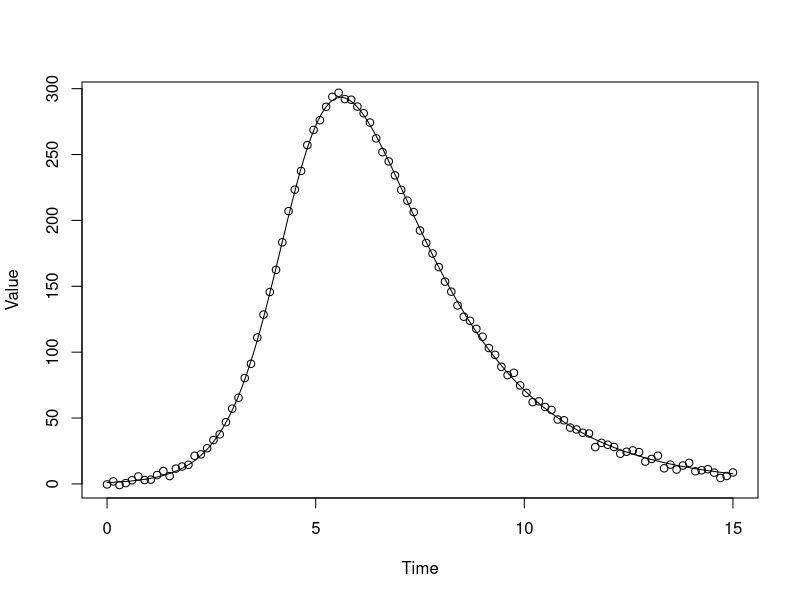

The R source for this figure:
alphaSIR<-function(x,theta)
{
  c(-theta[1]*x[1]*x[2],theta[1]*x[1]*x[2]-theta[2]*x[2])
}

odesim<-function(T,dt,x0,theta, afun)
{
  n <- T/dt
  d <- length(x0)
  x <- matrix(0,nrow=n+1,ncol=d)
  x[1,] <- x0 
  for (i in 2:(n+1)) 
  {
    x[i,] <- x[i-1,]+afun(x[i-1,],theta)*dt
  }
  x
}

outODE <- odesim(T = 15, dt=0.0025, x0=c(762,1),theta=c(exp(-6),0.5),afun=alphaSIR)

Idata <- outODE[1+(0:100)*60,2]
#Add noise!
Idata <- rnorm(101,Idata,2) #sigma=2
#Plot
plot(ts(outODE[,2],start=0,deltat=0.0025), ylab = "Value")
lines(ts(Idata,start=0,deltat=0.15),type="p")

loglikeNeg<-function(param, data, tstep, dt, init)
{
  n<-length(data)
  T<-(n-1)*dt
  incr<-dt/tstep
  out<-odesim(T, dt=tstep, x0=init, theta=exp(param), afun=alphaSIR)
  out<-out[1+(0:(n-1))*incr,2] 
  -1*sum(dnorm(data, out, 2, log=TRUE)) 
}

mle <- optim(log(c(exp(-6),0.5)),loglikeNeg,data=Idata,tstep=0.0025,dt=0.15,init=c(762,1))
exp(mle$par)







